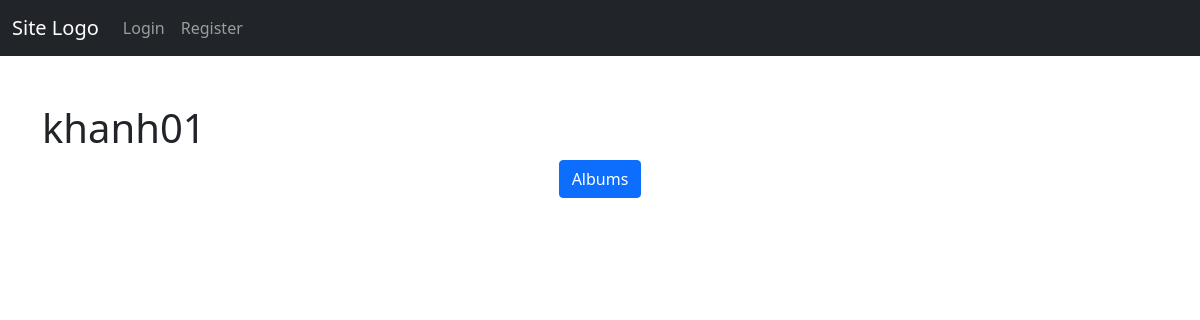
Before: /users/khanh01/ with the older database file.
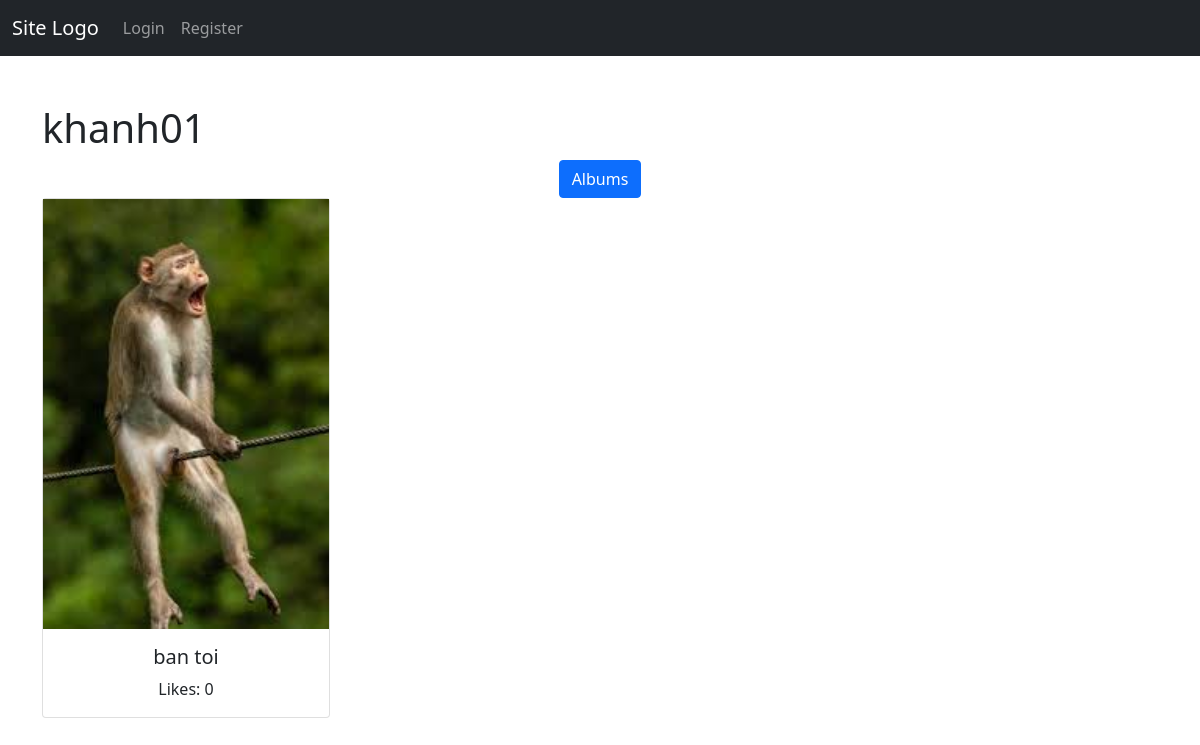
After: the same page with the newer database file.
### photos/models.py (models this page shows, shortened)
class Image(models.Model):
    class Status(models.TextChoices):
        PUBLIC = "public", "Public"
        PRIVATE = "private", "Private"
    name = models.CharField(max_length=150, unique=True)
    image = models.ImageField(upload_to="images/")
    status = models.CharField(
        max_length=7, choices=Status.choices, default=Status.PUBLIC
    )
    upload_date = models.DateTimeField(auto_now_add=True)
    user = models.ForeignKey(User, on_delete=models.CASCADE, related_name="photos")
    class Meta:
        indexes = [
            models.Index(fields=["name"], name="name_idx"),
            models.Index(fields=["user"], name="user_idx"),
        ]
        ordering = ["-upload_date"]

### user/views.py (the view)
# urls.py: path("users/<slug:slug>/", views.ProfileView.as_view(), name="profile"),
class ProfileView(DetailView):
    model = User
    template_name = "user/profile.html"
    context_object_name = "profile_user"
    def get_context_data(self, **kwargs):
        context = super().get_context_data(**kwargs)
        context["public_images"] = Image.objects.filter(user=self.get_object()).filter(
            status=Image.Status.PUBLIC
        )
        return context

### user/templates/user/profile.html (shortened to what this page needs)
{% extends 'base.html' %}
{% block content %}
    <h1>
        {{ profile_user.username }}
    </h1>
    <ul class="nav justify-content-center">
        <li class="nav-item">
            <a href="{% url 'album:albums' profile_user.slug %}" class="btn btn-primary">
                Albums
            </a>
        </li>
    </ul>
    {% if request.user.username == profile_user.username %}
    {% comment "" %}
    If the user is viewing their own profile show all images.
    {% endcomment %}
        {% for image in profile_user.photos.all %}
            <div class="card mb-4 text-center" style="width: 18rem;">
                <img src="{{ image.image.url }}" alt="{{ image.name }}" class="img-card-top">
                <div class="card-body">
                    <a href="{{ image.get_absolute_url }}" class="card-link">
                        {{ image.name }}
                    </a>
                    <p class="card-text">
                        Likes: {{ image.likes.count }}
                    </p>
                </div>
            </div>
        {% endfor %}
    {% else %}
        {% for image in public_images %}
            <div class="card mb-4 text-center" style="width:18rem;">
                <img src="{{ image.image.url }}" alt="{{ image.name }}" class="img-card-top">
                <div class="card-body">
                    <h5 class="card-title">
                        {{ image.name }}
                    </h5>
                    <p class="card-text">
                        Likes: {{ image.likes.count }}
                    </p>
                </div>
            </div>
        {% endfor %}
    {% endif %}
{% endblock content %}

Changed rows visible on the page:
added Image: image (picture), name "ban toi", likes.count "0"
